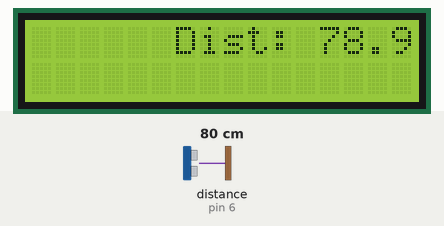
Bench run of a sketch on a simulated Arduino Uno, built with avr-gcc and run on an emulated ATmega328P. Shown: 16×2 character LCD. Wiring (inferred from the names in the program): ultrasonic range finder: trigger pin 7; echo pin 6. Inputs (shaded band) come from the test bench; at power-on: distance to the obstacle (sensor on pin 6) 80 cm. The echo pulse lasts 58.3 µs per cm.

Above: at 2.8 s.
2.9 s: distance to the obstacle (sensor on pin 6) set to 12 cm
At 11.6 s:
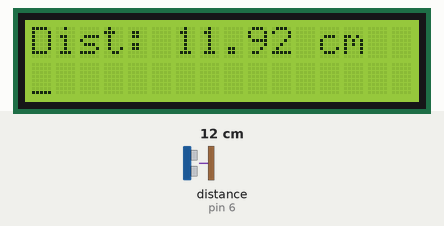
12.9 s: distance to the obstacle (sensor on pin 6) set to 9 cm
At 21.33 s:
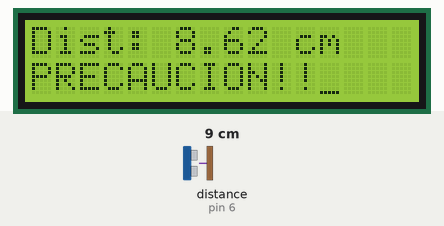
23.2 s: distance to the obstacle (sensor on pin 6) set to 250 cm
At 31.07 s:
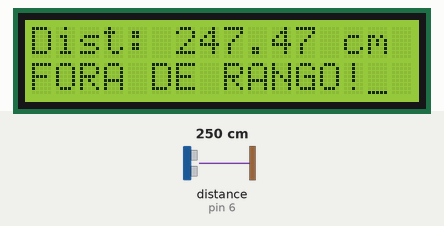

Measured:
- the behaviour switches between 11 and 10 cm on distance to the obstacle (sensor on pin 6) (found by bisection; images 1 and 2)
- after the input at 12.9 s, the display: first differs from a run without the input after 8.2 s (image 2)
- after the input at 23.2 s, the display: first differs from a run without the input after 7.7 s (image 3)
- what the display in image 1 shows lasts 0.4 s, from 11.4 s to 11.8 s

The sketch:

lcd.16x2.sensor.distancia.texto.deslizante.ino
```cpp
/*
 * Presenta por display LCD 16x2
 * a distancia a un obxecto que
 * proporciona un sensor ultrasons.
 *
 * Fai scrollo do texto a dereita
 * e esquerada, usando funcions
 * da libreria LiquidCrystal
 *
 * Asume pins LCD --> Arduino:
 * GND Vcc Vo RS RW E D0 -- D7 A K
 * GND  5V || 10  9 8 ----5432 | GND
 *      Potenc                 Resist
 * Tamen se pode prescindir de RW
 */

#include <LiquidCrystal.h>

#define TRIGGER 7
#define ECHO 6
//Definimos macro para calcular distancia
#define calcDist(t) t*0.017   //en cm

#define DIST_MIN 10
#define DIST_MAX 150

//Declaramos obxecto LiquidCristal
//LiquidCrystal(rs, rw, enable, d4, d5, d6, d7)
LiquidCrystal lcd(10, 9, 8, 5, 4, 3, 2);

float tempo, distancia;
String mFila1 = "", mFila2 = "";

int espera = 400;

void setup() {
  //Declaramos pins do sensor ultrasons
  pinMode(TRIGGER, OUTPUT);
  pinMode(ECHO, INPUT);
  //Inicia LCD e imprime duas linhas de
  //mensaxe estatico
  lcd.begin(16, 2);
  lcd.setCursor(0, 0);
  lcd.print(" LCD preparado");
  lcd.setCursor(5, 1);
  lcd.print("OK :-)");
  delay(4*espera);
}

void loop() {
  //Enviamos un pulso co HC-SR04
  digitalWrite(TRIGGER, LOW);
  delayMicroseconds(5);
  digitalWrite(TRIGGER, HIGH);
  delayMicroseconds(25);
  digitalWrite(TRIGGER, LOW);
  tempo = pulseIn(ECHO, HIGH);

  //Calculamos a distancia en cm
  distancia = calcDist(tempo);

  //Borra display
  lcd.clear();

  //Mostra lecturas do sensor
  mFila1 = "Dist: " + String(distancia) + " cm";
  lcd.setCursor(0,0);
  lcd.print(mFila1);
  //Mostra aviso de limites do sensor
  if(distancia <= DIST_MIN)
    mFila2 = "PRECAUCION!!";
  else if(distancia >= DIST_MAX)
    mFila2 = "FORA DE RANGO!";
  else
    mFila2 = "";
  lcd.setCursor(0,1);
  lcd.print(mFila2);
  delay(espera);
  //Move o texto a dereita...
  for(int i=0; i<16; i++) {
    lcd.scrollDisplayRight();
    delay(espera/3);
  }
  //...volta a esquerda...
  for(int i=0; i<32; i++) {
    lcd.scrollDisplayLeft();
    delay(espera/3);
  }
  //...e novamente a dereita
  for(int i=0; i<16; i++) {
    lcd.scrollDisplayRight();
    delay(espera/3);
  }
  //Cursor encende e apaga
  lcd.noCursor();
  delay(espera);
  lcd.cursor();
  delay(espera);
}
```
